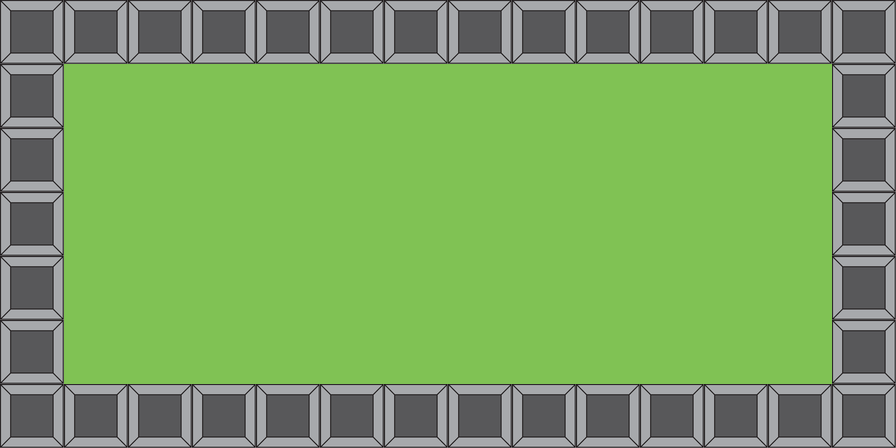

The image is a tile-based game level rendered from a .tmx file. Its description and source (layers, tilesets, objects; grid data summarised) follow:
An orthogonal 14x7 tile map with 64x64 px tiles, 2 tile layers (wall, floor).

<map version="1.4" tiledversion="1.4.2" orientation="orthogonal" renderorder="right-down" width="14" height="7" tilewidth="64" tileheight="64" infinite="0" nextlayerid="3" nextobjectid="1">
 <tileset firstgid="1" name="tilesetll" tilewidth="64" tileheight="64" tilecount="16" columns="4">
  <image source="../tilesets/tilesetll.png" width="256" height="256" />
 </tileset>
 <layer id="1" name="wall" width="14" height="7">
  <data>[98 cells, 38 non-empty, 1 distinct tile ids]</data>
 </layer>
 <layer id="2" name="floor" width="14" height="7">
  <data>[98 cells, 60 non-empty, 1 distinct tile ids]</data>
 </layer>
</map>